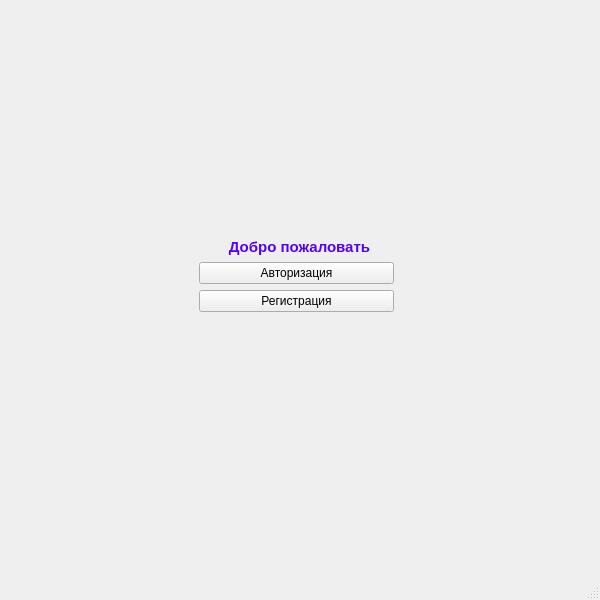
<?xml version="1.0" encoding="UTF-8"?>
<ui version="4.0">
 <class>MainWindow</class>
 <widget class="QMainWindow" name="MainWindow">
  <property name="geometry">
   <rect>
    <x>0</x>
    <y>0</y>
    <width>600</width>
    <height>600</height>
   </rect>
  </property>
  <property name="windowTitle">
   <string>MainWindow</string>
  </property>
  <widget class="QWidget" name="centralwidget">
   <widget class="QWidget" name="gridLayoutWidget">
    <property name="geometry">
     <rect>
      <x>-1</x>
      <y>-1</y>
      <width>601</width>
      <height>551</height>
     </rect>
    </property>
    <layout class="QGridLayout" name="gridLayout">
     <item row="3" column="3">
      <spacer name="horizontalSpacer_4">
       <property name="orientation">
        <enum>Qt::Horizontal</enum>
       </property>
       <property name="sizeHint" stdset="0">
        <size>
         <width>40</width>
         <height>20</height>
        </size>
       </property>
      </spacer>
     </item>
     <item row="3" column="1">
      <widget class="QPushButton" name="pushButton_2">
       <property name="sizePolicy">
        <sizepolicy hsizetype="Expanding" vsizetype="Fixed">
         <horstretch>0</horstretch>
         <verstretch>0</verstretch>
        </sizepolicy>
       </property>
       <property name="text">
        <string>Регистрация</string>
       </property>
      </widget>
     </item>
     <item row="2" column="3">
      <spacer name="horizontalSpacer_2">
       <property name="orientation">
        <enum>Qt::Horizontal</enum>
       </property>
       <property name="sizeHint" stdset="0">
        <size>
         <width>40</width>
         <height>20</height>
        </size>
       </property>
      </spacer>
     </item>
     <item row="0" column="1">
      <spacer name="verticalSpacer">
       <property name="orientation">
        <enum>Qt::Vertical</enum>
       </property>
       <property name="sizeHint" stdset="0">
        <size>
         <width>20</width>
         <height>40</height>
        </size>
       </property>
      </spacer>
     </item>
     <item row="2" column="1">
      <widget class="QPushButton" name="pushButton">
       <property name="sizePolicy">
        <sizepolicy hsizetype="Expanding" vsizetype="Fixed">
         <horstretch>0</horstretch>
         <verstretch>0</verstretch>
        </sizepolicy>
       </property>
       <property name="text">
        <string>Авторизация</string>
       </property>
      </widget>
     </item>
     <item row="4" column="1">
      <spacer name="verticalSpacer_2">
       <property name="orientation">
        <enum>Qt::Vertical</enum>
       </property>
       <property name="sizeHint" stdset="0">
        <size>
         <width>20</width>
         <height>40</height>
        </size>
       </property>
      </spacer>
     </item>
     <item row="2" column="0">
      <spacer name="horizontalSpacer">
       <property name="orientation">
        <enum>Qt::Horizontal</enum>
       </property>
       <property name="sizeHint" stdset="0">
        <size>
         <width>40</width>
         <height>20</height>
        </size>
       </property>
      </spacer>
     </item>
     <item row="3" column="0">
      <spacer name="horizontalSpacer_3">
       <property name="orientation">
        <enum>Qt::Horizontal</enum>
       </property>
       <property name="sizeHint" stdset="0">
        <size>
         <width>40</width>
         <height>20</height>
        </size>
       </property>
      </spacer>
     </item>
     <item row="1" column="0" colspan="4">
      <widget class="QLabel" name="label">
       <property name="styleSheet">
        <string notr="true">color: rgb(85, 0, 255);
selection-background-color: rgb(255, 170, 255);</string>
       </property>
       <property name="text">
        <string>&lt;html&gt;&lt;head/&gt;&lt;body&gt;&lt;p&gt;&lt;span style=&quot; font-size:11pt; font-weight:700;&quot;&gt;Добро пожаловать&lt;/span&gt;&lt;/p&gt;&lt;/body&gt;&lt;/html&gt;</string>
       </property>
       <property name="alignment">
        <set>Qt::AlignCenter</set>
       </property>
      </widget>
     </item>
    </layout>
   </widget>
  </widget>
  <widget class="QMenuBar" name="menubar">
   <property name="geometry">
    <rect>
     <x>0</x>
     <y>0</y>
     <width>600</width>
     <height>26</height>
    </rect>
   </property>
  </widget>
  <widget class="QStatusBar" name="statusbar"/>
 </widget>
 <resources/>
 <connections/>
</ui>
